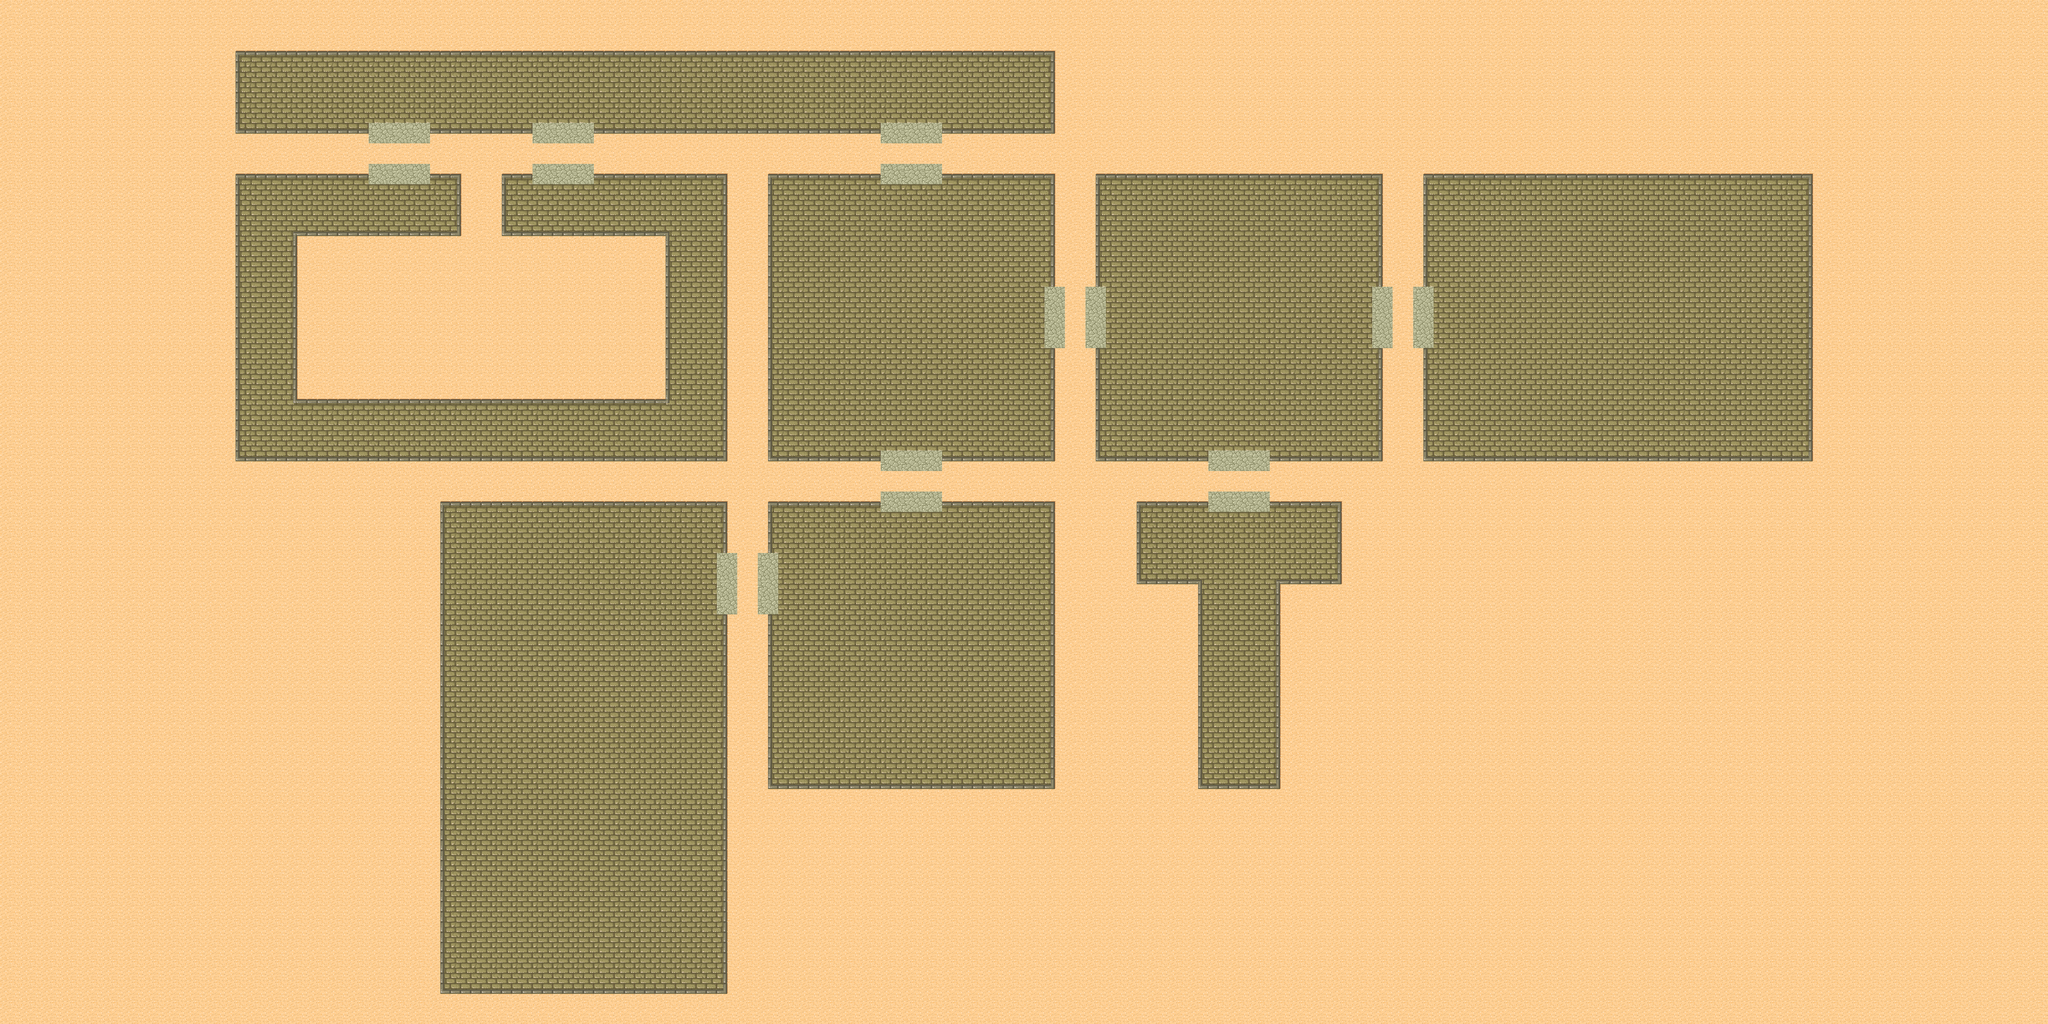

A 2D game scene composited from a Tiled map and its tileset images. What follows is a short description and the map's XML, with each tile layer's data collapsed to a summary:
An orthogonal 100x50 tile map with 32x32 px tiles, 1 tile layer (Tile Layer 1) and 117 objects (59x Wall, 16x Loadpoint, 15x Door, 8x Region, 6x Jar, ...).

<map version="1.0" orientation="orthogonal" renderorder="right-down" width="100" height="50" tilewidth="32" tileheight="32">
 <tileset firstgid="1" name="Terrain" tilewidth="32" tileheight="32" spacing="1" margin="1">
  <image source="../../../media/tmw_desert_spacing.png" width="265" height="199" />
  <terraintypes>
   <terrain name="Brick" tile="-1" />
   <terrain name="Stone" tile="-1" />
   <terrain name="Dirt" tile="-1" />
   <terrain name="Sand" tile="-1" />
  </terraintypes>
  <tile id="0" terrain="3,3,3,0">
   <properties>
    <property name="Blocked" value="true" />
   </properties>
  </tile>
  <tile id="1" terrain="3,3,0,0">
   <properties>
    <property name="Blocked" value="true" />
   </properties>
  </tile>
  <tile id="2" terrain="3,3,0,3">
   <properties>
    <property name="Blocked" value="true" />
   </properties>
  </tile>
  <tile id="3" terrain="2,2,2,3" />
  <tile id="4" terrain="2,2,3,2" />
  <tile id="5" terrain="3,3,3,2" />
  <tile id="6" terrain="3,3,2,2" />
  <tile id="7" terrain="3,3,2,3" />
  <tile id="8" terrain="3,0,3,0">
   <properties>
    <property name="Blocked" value="true" />
   </properties>
  </tile>
  <tile id="9" terrain="0,0,0,0" />
  <tile id="10" terrain="0,3,0,3">
   <properties>
    <property name="Blocked" value="true" />
   </properties>
  </tile>
  <tile id="11" terrain="2,3,2,2" />
  <tile id="12" terrain="3,2,2,2" />
  <tile id="13" terrain="3,2,3,2" />
  <tile id="14" terrain="2,2,2,2" />
  <tile id="15" terrain="2,3,2,3" />
  <tile id="16" terrain="3,0,3,3">
   <properties>
    <property name="Blocked" value="true" />
   </properties>
  </tile>
  <tile id="17" terrain="0,0,3,3">
   <properties>
    <property name="Blocked" value="true" />
   </properties>
  </tile>
  <tile id="18" terrain="3,3,3,3">
   <properties>
    <property name="Blocked" value="true" />
   </properties>
  </tile>
  <tile id="19" terrain="0,0,0,3">
   <properties>
    <property name="Blocked" value="true" />
   </properties>
  </tile>
  <tile id="20" terrain="0,0,3,0">
   <properties>
    <property name="Blocked" value="true" />
   </properties>
  </tile>
  <tile id="21" terrain="3,2,3,3" />
  <tile id="22" terrain="2,2,3,3" />
  <tile id="23" terrain="2,3,3,3" />
  <tile id="24" terrain="3,3,3,1" />
  <tile id="25" terrain="3,3,1,1" />
  <tile id="26" terrain="3,3,1,3" />
  <tile id="27" terrain="0,3,0,0">
   <properties>
    <property name="Blocked" value="true" />
   </properties>
  </tile>
  <tile id="28" terrain="3,0,0,0">
   <properties>
    <property name="Blocked" value="true" />
   </properties>
  </tile>
  <tile id="29" terrain="3,3,3,3" />
  <tile id="32" terrain="3,1,3,1" />
  <tile id="33" terrain="1,1,1,1" />
  <tile id="34" terrain="1,3,1,3" />
  <tile id="35" terrain="1,1,1,3" />
  <tile id="36" terrain="1,1,3,1" />
  <tile id="40" terrain="3,1,3,3" />
  <tile id="41" terrain="1,1,3,3" />
  <tile id="42" terrain="1,3,3,3" />
  <tile id="43" terrain="1,3,1,1" />
  <tile id="44" terrain="3,1,1,1" />
 </tileset>
 <layer name="Tile Layer 1" width="100" height="50">
  <data>[5000 cells, 5000 non-empty, 15 distinct tile ids]</data>
 </layer>
 <objectgroup name="Regions">
  <object name="Room 1" type="Region" x="672" y="768" width="480" height="800" />
  <object name="Room 2" type="Region" x="1184" y="768" width="480" height="480" />
  <object name="Room 3" type="Region" x="1184" y="256" width="480" height="480" />
  <object name="Room 4" type="Region" x="1696" y="256" width="480" height="480" />
  <object name="Room 5" type="Region" x="1760" y="768" width="352" height="480" />
  <object name="Room 6" type="Region" x="2208" y="256" width="640" height="480" />
  <object name="Room 7" type="Region" x="352" y="64" width="1312" height="160" />
  <object name="Room 8" type="Region" x="352" y="256" width="800" height="480" />
 </objectgroup>
 <objectgroup name="Doors">
  <object name="Room 1 to 2" type="Door" x="1120" y="864" width="32" height="96">
   <properties>
    <property name="destination" value="Loadpoint 2a" />
    <property name="switches" value="Door Switch 1" />
   </properties>
  </object>
  <object name="Room 2 to 1" type="Door" x="1184" y="864" width="32" height="96">
   <properties>
    <property name="destination" value="Loadpoint 1b" />
   </properties>
  </object>
  <object name="Room 2 to 3" type="Door" x="1376" y="768" width="96" height="32">
   <properties>
    <property name="destination" value="Loadpoint 3a" />
    <property name="locks" value="Squirrel 2, Squirrel 3, Squirrel 4, Squirrel 5" />
   </properties>
  </object>
  <object name="Room 3 to 2" type="Door" x="1376" y="704" width="96" height="32">
   <properties>
    <property name="destination" value="Loadpoint 2b" />
   </properties>
  </object>
  <object name="Room 3 to 7" type="Door" x="1376" y="256" width="96" height="32">
   <properties>
    <property name="destination" value="Loadpoint 7a" />
   </properties>
  </object>
  <object name="Room 7 to 3" type="Door" x="1376" y="192" width="96" height="32">
   <properties>
    <property name="destination" value="Loadpoint 3c" />
   </properties>
  </object>
  <object name="Room 3 to 4" type="Door" x="1632" y="448" width="32" height="96">
   <properties>
    <property name="destination" value="Loadpoint 4a" />
   </properties>
  </object>
  <object name="Room 4 to 3" type="Door" x="1696" y="448" width="32" height="96">
   <properties>
    <property name="destination" value="Loadpoint 3b" />
   </properties>
  </object>
  <object name="Room 4 to 5" type="Door" x="1888" y="704" width="96" height="32">
   <properties>
    <property name="destination" value="Loadpoint 5a" />
   </properties>
  </object>
  <object name="Room 5 to 4" type="Door" x="1888" y="768" width="96" height="32">
   <properties>
    <property name="destination" value="Loadpoint 4c" />
   </properties>
  </object>
  <object name="Room 4 to 6" type="Door" x="2144" y="448" width="32" height="96">
   <properties>
    <property name="destination" value="boss squirrel comic" />
    <property name="locks" value="generic" />
   </properties>
  </object>
  <object name="Room 6 to 4" type="Door" x="2208" y="448" width="32" height="96">
   <properties>
    <property name="destination" value="Loadpoint 4b" />
   </properties>
  </object>
  <object name="Room 8a to 7a" type="Door" x="576" y="256" width="96" height="32">
   <properties>
    <property name="destination" value="Loadpoint 7b" />
   </properties>
  </object>
  <object name="Room 7a to 8a" type="Door" x="576" y="192" width="96" height="32">
   <properties>
    <property name="destination" value="Loadpoint 8a" />
   </properties>
  </object>
  <object name="Room 8b to 7b" type="Door" x="832" y="256" width="96" height="32">
   <properties>
    <property name="destination" value="Loadpoint 7c" />
   </properties>
  </object>
 </objectgroup>
 <objectgroup name="Loadpoints">
  <object name="Loadpoint 2a" type="Loadpoint" x="1216" y="896" width="32" height="32">
   <properties>
    <property name="direction" value="east" />
   </properties>
  </object>
  <object name="Loadpoint 1b" type="Loadpoint" x="1088" y="896" width="32" height="32">
   <properties>
    <property name="direction" value="west" />
   </properties>
  </object>
  </objectgroup>
 <objectgroup name="Walls">
  <!-- 59 objects omitted --></objectgroup>
 <objectgroup name="Object Layer 5">
  <!-- 1 objects omitted --></objectgroup>
 <objectgroup name="Squirrels">
  <!-- 6 objects omitted --></objectgroup>
 <objectgroup name="Coins">
  <!-- 3 objects omitted --></objectgroup>
 <objectgroup name="Chests">
  <!-- 1 objects omitted --></objectgroup>
 <objectgroup name="Keys">
  <!-- 2 objects omitted --></objectgroup>
 <objectgroup name="Jars">
  <!-- 6 objects omitted --></objectgroup>
</map>
<!-- 92 of 117 objects omitted -->
